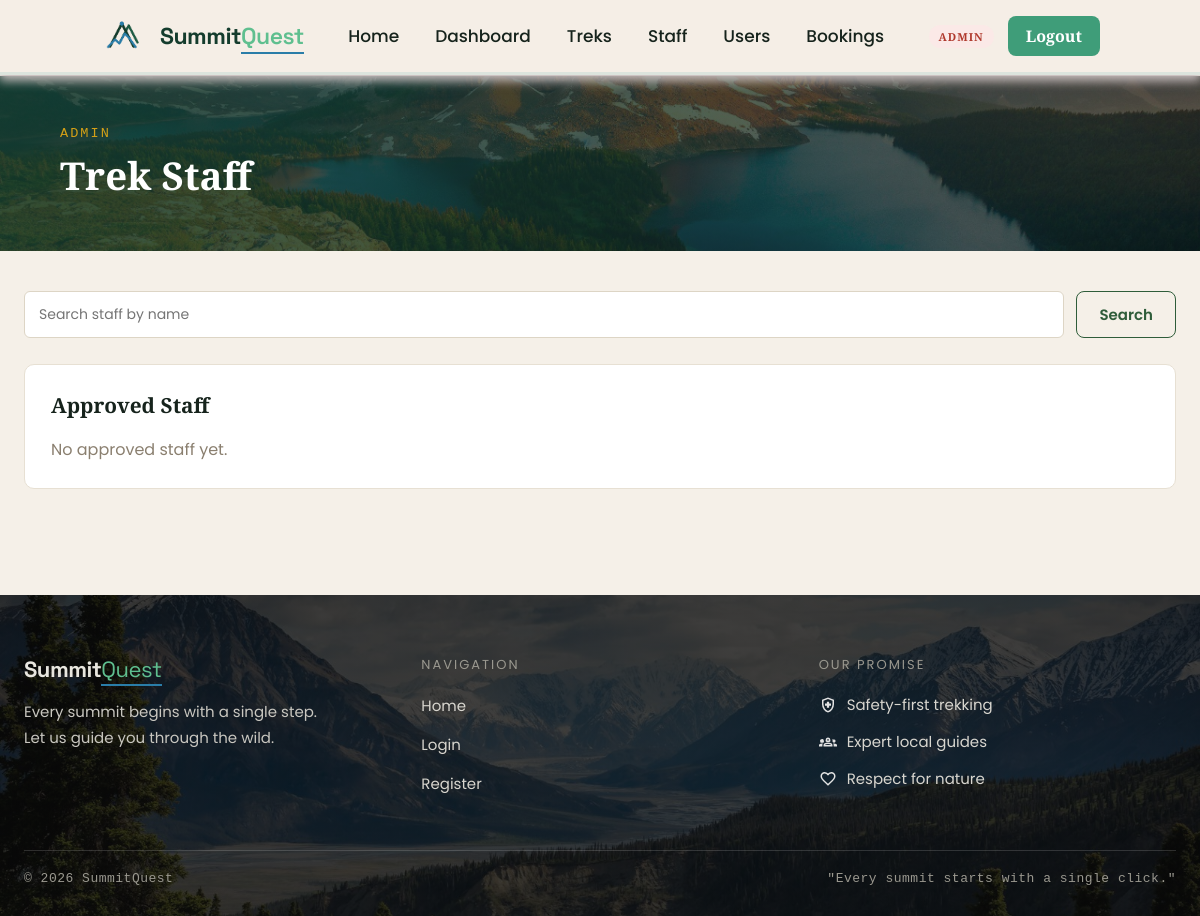
/admin/staff (signed in), run on an earlier commit of the app's database.
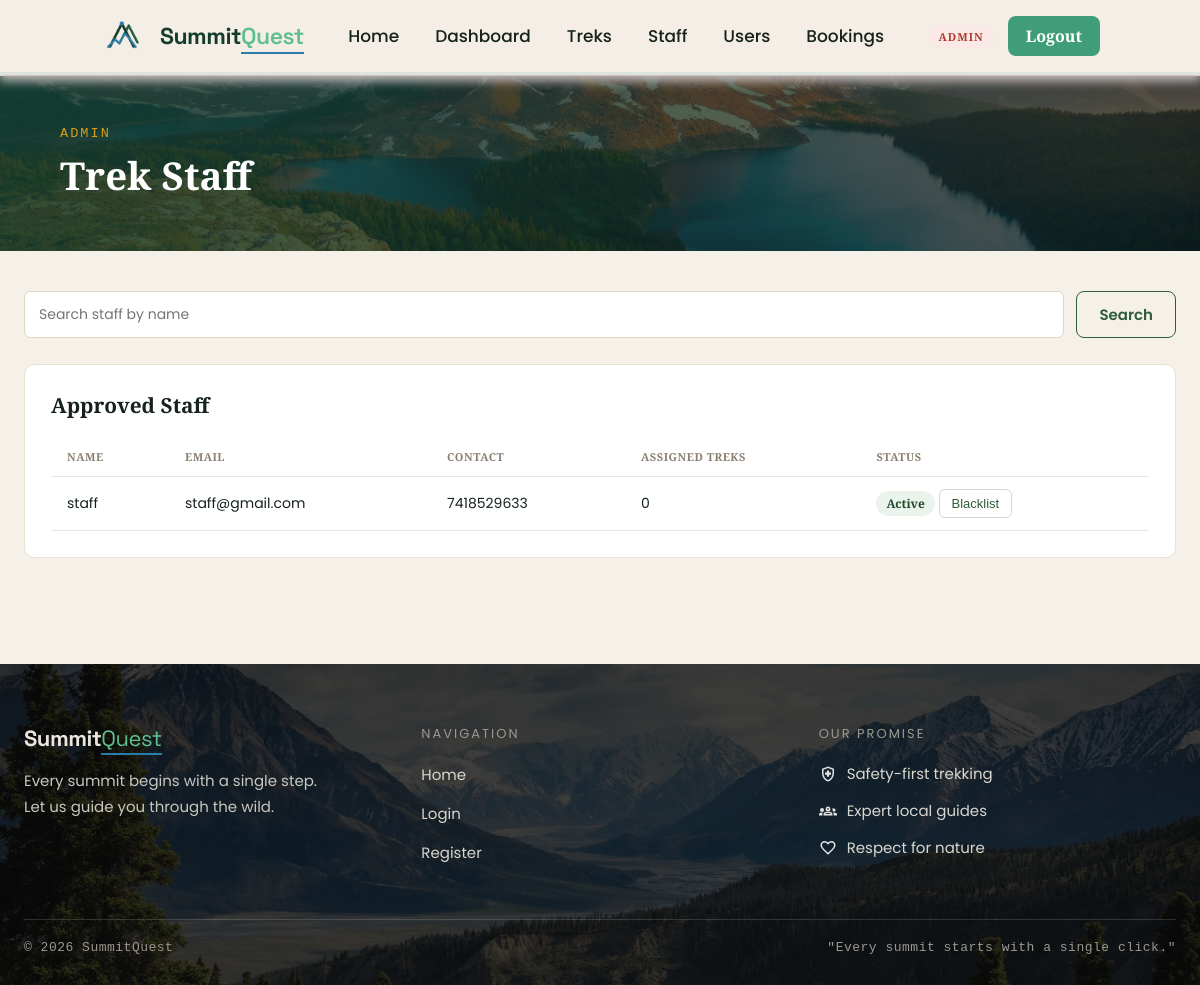
And on a later commit of the database.
### app/models.py (models this page shows, shortened)
class User(db.Model):
    __tablename__ = "user"
    id = db.Column(db.Integer,primary_key= True)
    full_name = db.Column(db.String(256), nullable = False)
    name = db.Column(db.String(256),nullable= False)
    email = db.Column(db.String(256),nullable= False,unique = True)
    pass_hash = db.Column(db.String(1000),nullable=False)
    contact = db.Column(db.String(13),nullable = True)
    role = db.Column(db.String(50),nullable = False,default = "trekker")
    address = db.Column(db.String(256), nullable=True)
    bio = db.Column(db.Text, nullable=True)
    is_approved = db.Column(db.Boolean, default=True, nullable=False)
    is_blacklisted = db.Column(db.Boolean, default=False, nullable=False)
    created_at =  db.Column(db.DateTime,default=datetime.utcnow)
    bookings = db.relationship(
    "Bookings",
    backref="user",
    cascade="all, delete-orphan")
    assigned_treks = db.relationship(
    "Treks",
    backref="staff_member",
    foreign_keys="Treks.assigned_staff_id")

### app/routes.py (the view)
@visit.route("/admin/staff")
@login_required
@admin_required
def admin_staff_list():
    q = request.args.get("q", "")
    query = User.query.filter_by(role="staff")
    if q:
        query = query.filter(db.or_(User.name.ilike(f"%{q}%"), User.full_name.ilike(f"%{q}%")))
    staff = query.order_by(User.created_at.desc()).all()
    return render_template("admin/staff_list.html", staff=staff, query=q)

### app/utils.py (called while the page is built)
def current_user():
    if 'user_id' not in session:
        return AnonUser()
    return SessionUser(session)

def login_required(f):
    @wraps(f)
    def wrapper(*args, **kwargs):
        if 'user_id' not in session:
            flash('Please log in to continue.', 'info')
            return redirect(url_for('visit.login'))
        return f(*args, **kwargs)
    return wrapper

def admin_required(f):
    @wraps(f)
    def wrapper(*args, **kwargs):
        if session.get('role') != 'admin':
            abort(403)
        return f(*args, **kwargs)
    return wrapper

### templates/admin/staff_list.html (shortened to what this page needs)
{% extends "base.html" %}
{% import "macros.html" as m %}
{% block extra_css %}
<link rel="stylesheet" href="{{ url_for('static', filename='css/for_dashboard.css') }}">
{% endblock %}
{% block content %}
{{ m.page_header("Trek Staff", "Admin") }}
<div class="page-body">
    <form method="get" class="filter-bar">
        <input type="text" name="q" placeholder="Search staff by name" value="{{ query }}">
        <button type="submit" class="btn btn-outline">Search</button>
    </form>
    {% set pending = staff|selectattr("is_approved", "equalto", false)|list %}
    {% set approved = staff|selectattr("is_approved", "equalto", true)|list %}
    <div class="sq-card">
        <h2 class="sq-card-title">Approved Staff</h2>
        {% if approved %}
        <div class="table-wrap">
            <table class="data-table">
                <thead><tr><th>Name</th><th>Email</th><th>Contact</th><th>Assigned Treks</th><th>Status</th></tr></thead>
                <tbody>
                    {% for s in approved %}
                    <tr>
                        <td>{{ s.full_name }}</td>
                        <td>{{ s.email }}</td>
                        <td>{{ s.contact or "—" }}</td>
                        <td>{{ s.assigned_treks|length }}</td>
                        <td>
                            {% if s.is_blacklisted %}
                            {{ m.badge("Blacklisted", "danger") }}
                            {% else %}
                            {{ m.badge("Active", "success") }}
                            {% endif %}
                            <form method="post" action="{{ url_for('visit.admin_blacklist_user', user_id=s.id) }}" style="display:inline">
                                <button type="submit" class="btn-sm btn-sm-outline">
                                    {{ "Reinstate" if s.is_blacklisted else "Blacklist" }}
                                </button>
                            </form>
                        </td>
                    </tr>
                    {% endfor %}
                </tbody>
            </table>
        </div>
        {% else %}
        <p class="muted">No approved staff yet.</p>
        {% endif %}
    </div>
</div>
{% endblock %}

### templates/base.html (shortened to what this page needs)
<!doctype html>
<html lang="en">
<head>
    <link href="{{ url_for('static', filename='css/style.css') }}" rel="stylesheet" />
    {% block extra_css %}{% endblock %}
</head>
<body>
<nav class="navbar">
    <a href="{{ url_for('visit.home') }}" class="brand">
        <img src="{{ url_for('static', filename='assets/logo-removebg-preview.png') }}" alt="logo" height="40px" width="50px">
        <span class="brand-name"><span class="main">Summit</span><span class="accent">Quest</span></span>
    </a>
    <ul class="nav-links">
        <li><a href="{{ url_for('visit.home') }}">Home</a></li>
        {% if current_user.is_authenticated %}
            {% if current_user.role == 'admin' %}
            <li><a href="{{ url_for('visit.admin_dashboard') }}">Dashboard</a></li>
            <li><a href="{{ url_for('visit.admin_treks') }}">Treks</a></li>
            <li><a href="{{ url_for('visit.admin_staff_list') }}">Staff</a></li>
            <li><a href="{{ url_for('visit.admin_users') }}">Users</a></li>
            <li><a href="{{ url_for('visit.admin_bookings') }}">Bookings</a></li>
            {% elif current_user.role == 'staff' %}
            <li><a href="{{ url_for('visit.staff_dashboard') }}">Dashboard</a></li>
            {% else %}
            <li><a href="{{ url_for('visit.user_dashboard') }}">Dashboard</a></li>
            <li><a href="{{ url_for('visit.browse_treks') }}">Treks</a></li>
            <li><a href="{{ url_for('visit.my_bookings') }}">My Bookings</a></li>
            {% endif %}
        {% endif %}
    </ul>
    <div class="nav-actions">
        {% if current_user.is_authenticated %}
        <span class="role-pill role-{{ current_user.role }}">{{ current_user.role }}</span>
        <a href="{{ url_for('visit.logout') }}" class="btn-register">Logout</a>
        {% else %}
        <a href="{{ url_for('visit.login') }}" class="btn-login">Login</a>
        <a href="{{ url_for('visit.register') }}" class="btn-register">Register</a>
        {% endif %}
    </div>
</nav>
<main class="site-main">
    {% block content %}{% endblock %}
</main>
<footer class="site-footer">
    <div class="footer-inner">
        <div class="footer-columns">
            <div class="footer-col">
                <div class="brand-name">Summit<span class="accent">Quest</span></div>
                <p>Every summit begins with a single step.<br>Let us guide you through the wild.</p>
            </div>
            <div class="footer-col">
                <div class="col-heading">Navigation</div>
                <ul>
                    <li><a href="{{ url_for('visit.home') }}">Home</a></li>
                    <li><a href="{{ url_for('visit.login') }}">Login</a></li>
                    <li><a href="{{ url_for('visit.register') }}">Register</a></li>
                </ul>
            </div>
            <div class="footer-col">
                <div class="col-heading">Our Promise</div>
                <ul class="promise-list">
                    <li class="promos">
                        <img src="{{ url_for('static', filename='assets/safety.svg') }}" alt="Safety">
                        Safety-first trekking
                    </li>
                    <li class="promos">
                        <img src="{{ url_for('static', filename='assets/expert.svg') }}" alt="Expert">
                        Expert local guides
                    </li>
                    <li class="promos">
                        <img src="{{ url_for('static', filename='assets/love.svg') }}" alt="Love">
                        Respect for nature
                    </li>
                </ul>
            </div>
        </div>
        <hr class="footer-divider">
        <div class="footer-bottom">
            <span>&copy; 2026 SummitQuest</span>
            <span>"Every summit starts with a single click."</span>
        </div>
    </div>
</footer>
</body>
</html>

### templates/macros.html
{% macro page_header(title, subtitle) %}
<div class="page-header">
    <div class="page-header-overlay"></div>
    <div class="page-header-inner">
        {% if subtitle %}<p class="page-header-eyebrow">{{ subtitle }}</p>{% endif %}
        <h1 class="page-header-title">{{ title }}</h1>
    </div>
</div>
{% endmacro %}
{% macro badge(text, kind) %}
<span class="badge badge-{{ kind }}">{{ text }}</span>
{% endmacro %}

### static/css/style.css (style rules this page uses)
* { margin: 0; padding: 0; box-sizing: border-box; }
html { scroll-behavior: smooth; }
body { font-family: 'Playfair Display', 'Poppins', sans-serif; background-color: #f5f0e8; color: #16231C; }
a { color: inherit; }
.navbar { position: fixed; top: 0; left: 0; width: 100%; display: flex; align-items: center; justify-content: space-between; padding: 16px 100px; background-color: rgb(245, 238, 230); border-bottom: 3px solid #DCE4DD; z-index: 100; box-shadow: 0px 5px 10px 1px rgb(198, 188, 188); }
.brand { display: flex; align-items: center; gap: 10px; text-decoration: none; }
.brand-name { font-family: 'Space Grotesk', 'Poppins', sans-serif; font-size: 23px; letter-spacing: -0.5px; white-space: nowrap; }
.brand-name .main { font-weight: 700; color: #143C2D; }
.brand-name .accent { color: #5fbf8f; font-weight: 600; border-bottom: 2px solid #2A7DA8; padding-bottom: 1px; }
.nav-links { display: flex; list-style: none; gap: 36px; }
.nav-links a { text-decoration: none; color: #16231C; font-weight: 500; font-size: 17px; padding-bottom: 4px; border-bottom: 2px solid transparent; }
.nav-actions { display: flex; align-items: center; gap: 14px; }
.btn-register { text-decoration: none; font-weight: 600; font-size: 16px; color: #FFFFFF; background: #3f9d79; padding: 9px 18px; border-radius: 8px; }
.role-pill { font-size: 11px; font-weight: 700; text-transform: uppercase; letter-spacing: 1px; padding: 4px 10px; border-radius: 20px; background: #eef4ee; color: #2f5d3a; }
.role-pill.role-admin { background: #fbe9e7; color: #b03a2e; }
.btn { display: inline-block; font-family: 'Poppins', sans-serif; font-weight: 600; font-size: 15px; text-decoration: none; border: none; border-radius: 8px; padding: 11px 22px; cursor: pointer; text-align: center; }
.btn-outline { background: transparent; color: #2f5d3a; border: 1px solid #2f5d3a; }
.btn-sm { padding: 6px 12px; font-size: 13px; border-radius: 6px; }
.btn-sm-outline { background: transparent; color: #2f5d3a; border: 1px solid #cfd9d2; }
.badge { display: inline-block; font-size: 12px; font-weight: 600; padding: 4px 10px; border-radius: 20px; white-space: nowrap; }
.badge-success { background: #eaf3ec; color: #1f4a2c; }
.table-wrap { overflow-x: auto; }
.data-table { width: 100%; border-collapse: collapse; font-size: 14px; }
.data-table th, .data-table td { padding: 12px 16px; text-align: left; border-bottom: 1px solid #ece6da; }
.data-table th { text-transform: uppercase; font-size: 11px; letter-spacing: 0.5px; color: #8a7f6f; }
.site-footer { position: relative; background-image: linear-gradient(rgba(10, 10, 10, 0.78), rgba(10, 10, 10, 0.78)), url('../assets/footer_image.jpg'); background-size: cover; background-position: center; color: #e8e6df; padding: 60px 24px 30px; width: 100%; }
.footer-inner { max-width: 1200px; margin: 0 auto; }
.footer-columns { display: flex; flex-wrap: wrap; gap: 40px; justify-content: space-between; }
.footer-col { flex: 1 1 220px; min-width: 220px; }
.footer-col .brand-name { font-size: 22px; font-weight: bold; margin-bottom: 16px; }
.footer-col .brand-name .accent { color: #5fbf8f; font-weight: normal; border-bottom: 2px solid #2A7DA8; }
.footer-col p { font-size: 15px; line-height: 1.7; color: #c9c7c0; }
.col-heading { font-size: 13px; letter-spacing: 2px; text-transform: uppercase; color: #9a988f; margin-bottom: 18px; }
.footer-col ul { list-style: none; }
.footer-col ul li { margin-bottom: 14px; }
.footer-col ul li a { color: #d8d6cf; text-decoration: none; font-size: 15px; }
.promise-list li { display: flex; align-items: center; gap: 10px; font-size: 15px; color: #d8d6cf; }
.promise-list img { width: 18px; height: 18px; }
.footer-divider { border: none; border-top: 1px solid rgba(255, 255, 255, 0.15); margin: 40px 0 20px; }
.footer-bottom { display: flex; flex-wrap: wrap; justify-content: space-between; gap: 8px; font-family: 'Courier New', monospace; font-size: 13px; color: #9a988f; letter-spacing: 0.5px; }

What changed in the data, as far as the page shows it:
added User: full_name "staff", email "staff@gmail.com", contact "7418529633", assigned_treks|length "0", text "Active", is_blacklisted "Blacklist"
Also different on the page:
text no longer shown: "No approved staff yet."
text now shown: "NAME EMAIL CONTACT ASSIGNED TREKS STATUS"
